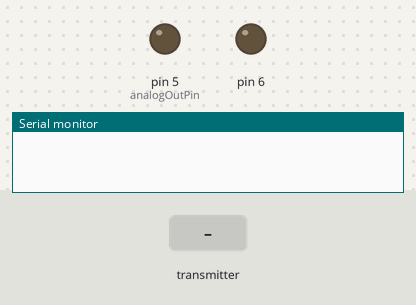
The sketch below on a simulated Arduino Uno, built with avr-gcc and run on an emulated ATmega328P. Parts: output pins drawn as LEDs (lit = HIGH), the last lines printed to the serial monitor. Inputs (shaded band) come from the test bench. No radio packets arrive unless stated.

Above: at 1.2 s.
1.3 s: the transmitter starts sending message = 256
At 2.0 s:
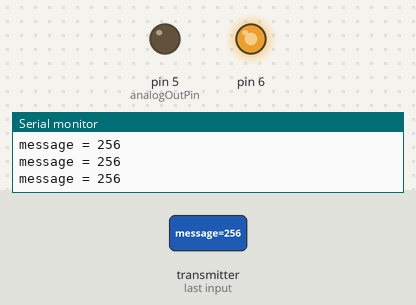
2.8 s: the transmitter starts sending message = 512
At 3.1 s:
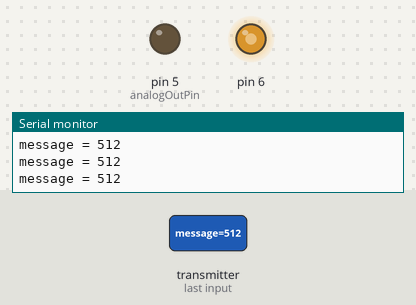
4.3 s: the transmitter starts sending message = 1023
At 5.4 s:
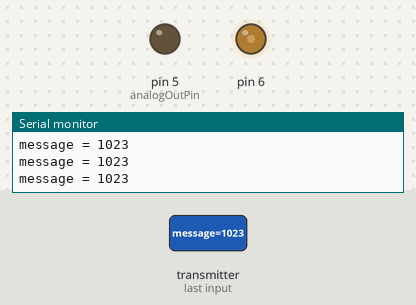
Timing chart, 0 to 7.3 s (numbered marks = the images above; inputs shaded):
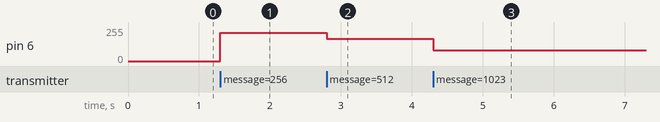

The sketch:

RX_2_transmit_pulses.ino
```cpp
#include <SPI.h>
#include <nRF24L01.h>
#include <RF24.h>

#define CE_PIN   9
#define CSN_PIN 10
#define analogInPin A0
const int analogOutPin = 5;
int outputValue = 0;
int HzSample = 200000;
int sample=0;

RF24 radio(CE_PIN, CSN_PIN); // Create a Radio
const uint64_t pipes[2] = { 0xF0F0F0F0E1LL, 0xF0F0F0F0D2LL };
int sensorValue;

void setup()   /****** SETUP: RUNS ONCE ******/
{
  Serial.begin(57600);
  radio.begin();
  radio.setRetries(15,15);
  radio.openWritingPipe(pipes[0]);
  radio.openReadingPipe(1,pipes[1]);
  radio.startListening();
  radio.printDetails();
  pinMode(analogOutPin, OUTPUT);
}//--(end setup )---

void loop(void)
{
    if ( radio.available() )        // if there is data ready
    {
      unsigned long message=0;        // Dump the payloads until we've gotten everything
      bool done = false;
      while (!done)
      {
        done = radio.read( &message, sizeof(unsigned long) );  // Fetch the payload, and see if this was the last one.
        Serial.print("message = ");
        Serial.print(message);
        Serial.print("\n");

        /************************/
        //testing with A0 input, need to change value to message later
        sample = map(message, 0, 4095, 0, HzSample);
        analogWrite(6, sample);  // write the selected waveform on DAC0

     /*   Serial.write( 0xff );
        Serial.write( (message >> 8) & 0xff );
        Serial.write( message & 0xff );*/

       // analogWrite(analogOutPin, message);

   // delay(200);       // Delay just a little bit to let the other unit make the transition to receiver
      }
    }
}
```

Measured:
- after the input at 1.3 s, pin 6: 0/255 → 212/255 at once
- after the input at 2.8 s, pin 6: 212/255 → 168/255 at once
- after the input at 4.3 s, pin 6: 168/255 → 79/255 at once
